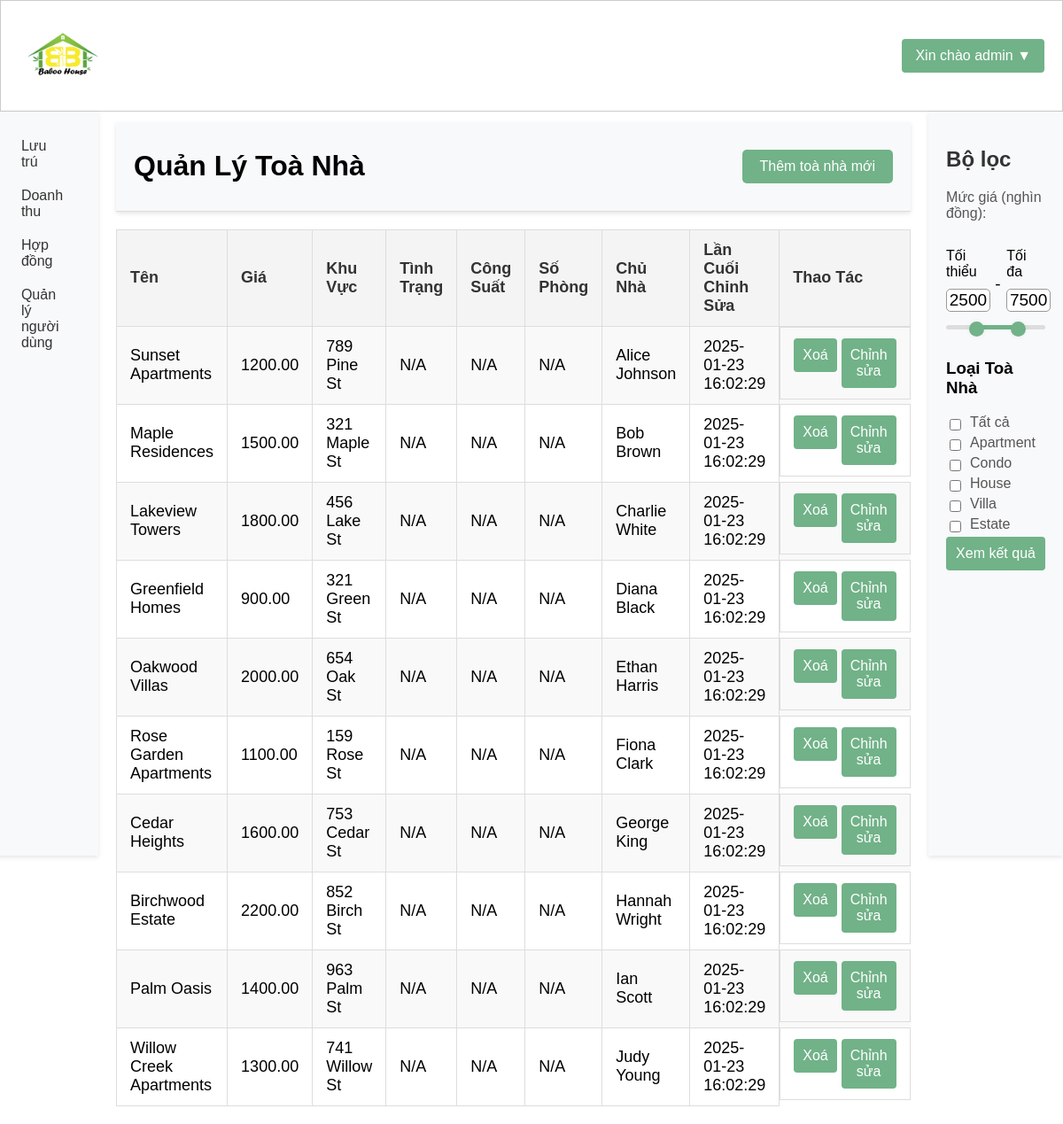
The page /templates/manage_buildings.php (signed in) on the database its author committed.
### tables this page shows
CREATE TABLE `buildings` (
  `building_id` int(11) NOT NULL,
  `user_id` int(11) DEFAULT NULL,
  `name` varchar(255) DEFAULT NULL,
  `address` varchar(255) DEFAULT NULL,
  `rental_price` decimal(10,2) DEFAULT NULL,
  `owner_name` varchar(255) DEFAULT NULL,
  `owner_phone` varchar(50) DEFAULT NULL,
  `building_type` varchar(50) DEFAULT NULL,
  `electricity_price` decimal(10,2) DEFAULT NULL,
  `water_price` decimal(10,2) DEFAULT NULL,
  `description` text DEFAULT NULL,
  `last_modified` datetime DEFAULT NULL,
  `photo_urls` text DEFAULT NULL
);

### admin/getallbuilding.php (called while the page is built, shortened)
<?php
require '../config/database.php';
function getAllBuildings($min_price = 0, $max_price = 5000, $selected_types = []) {
    global $conn;
    $sql = "SELECT * FROM buildings WHERE rental_price BETWEEN ? AND ?";
    $stmt = $conn->prepare($sql);
    $params = [$min_price, $max_price];
    $binding_types = str_repeat('i', 2);
    $stmt->bind_param($binding_types, ...$params);
    $stmt->execute();
    $result = $stmt->get_result();
    return $result;
}
function getDistinctBuildingTypes() {
    global $conn;
    $sql = "SELECT DISTINCT building_type FROM buildings";
    $result = $conn->query($sql);
    $types = [];
    while ($row = $result->fetch_assoc()) {
        $types[] = $row['building_type'];
    }
    return $types;
}
?>

### templates/manage_buildings.php (the view, shortened to what this page needs)
<?php
include '../admin/getallbuilding.php';
$min_price = isset($_GET['min_price']) ? (int)$_GET['min_price'] : 0;
$max_price = isset($_GET['max_price']) ? (int)$_GET['max_price'] : 10000;
$selected_types = isset($_GET['building_type']) ? $_GET['building_type'] : [];
$buildings = getAllBuildings($min_price, $max_price, $selected_types);
$building_types = getDistinctBuildingTypes();
?>
<!DOCTYPE html>
<html lang="en">
<head>
    <link href="../assets/css/filter.css" rel="stylesheet">
</head>
<body>
    <?php include '../includes/header.php'; ?>
    <div class="head-container">
        <?php include '../includes/filter.php'; ?>
        <div class="main-content">
            <div class="manage-head">
                <h1>Quản Lý Toà Nhà</h1>
                <button class="create" onclick="location.href='create_building.php'">Thêm toà nhà mới</button>
            </div>
            <table>
                <tr>
                    <th>Tên</th>
                    <th>Giá</th>
                    <th>Khu Vực</th>
                    <th>Tình Trạng</th>
                    <th>Công Suất</th>
                    <th>Số Phòng</th>
                    <th>Chủ Nhà</th>
                    <th>Lần Cuối Chỉnh Sửa</th>
                    <th>Thao Tác</th>
                </tr>
                <?php if ($buildings->num_rows > 0): ?>
                    <?php while ($building = $buildings->fetch_assoc()): ?>
                        <tr onclick="location.href='edit_rooms.php?building_id=<?php echo htmlspecialchars($building['building_id']); ?>'" style="cursor: pointer;">
                            <td><?php echo htmlspecialchars($building['name']); ?></td>
                            <td><?php echo htmlspecialchars($building['rental_price']); ?></td>
                            <td><?php echo htmlspecialchars($building['address']); ?></td>
                            <td>N/A</td>
                            <td>N/A</td>
                            <td>N/A</td>
                            <td><?php echo htmlspecialchars($building['owner_name']); ?></td>
                            <td><?php echo htmlspecialchars($building['last_modified']); ?></td>
                            <td class="crud-btn">
                                <form action="../admin/delete_building.php" method="post" onsubmit="return confirm('Are you sure you want to delete this building?');" style="display:inline;">
                                    <button class="delete" type="submit">Xoá</button>
                                </form>
                                <form action="../templates/edit_building.php" method="get" style="display:inline;">
                                    <button class="edit" type="submit">Chỉnh sửa</button>
                                </form>
                            </td>
                        </tr>
                    <?php endwhile; ?>
                <?php else: ?>
                    <tr>
                        <td colspan="10">Không tìm thấy toà nhà</td>
                    </tr>
                <?php endif; ?>
            </table>
        </div>
        <?php include '../includes/sidebar.php'; ?>
    </div>
</body>
</html>

### includes/header.php (shortened to what this page needs)
<!DOCTYPE html>
<head>
    <link rel="stylesheet" href="../assets/css/style.css">
</head>
<body>
<header class="header-container">
    <div class="logo-container">
        <a href="../templates/home.php"><img class="logo-img" src="../Upload/Img/logo.png" alt="Company Logo"></a>
    </div>
    <div class="user-dropdown">
    <?php if (isset($_SESSION['username'])): ?>
        <button aria-haspopup="true" aria-expanded="false" onclick="toggleDropdown()"> Xin chào
            <?php echo htmlspecialchars($_SESSION['username']); ?> <span>&#9660;</span>
        </button>
    <?php endif; ?>
    </div>
</header>
</body>

### includes/filter.php (shortened to what this page needs)
<div class="sidebar">
    <h2>Bộ lọc</h2>
    <label for="price-range">Mức giá (nghìn đồng):</label>
    <form class="filter-form" method="get" action="manage_buildings.php">
        <div class="price-input">
            <div class="field">
            <span>Tối thiểu</span>
            <input type="number" name="min_price" class="input-min" value="<?php echo htmlspecialchars($min_price); ?>">
            </div>
            <div class="separator">-</div>
            <div class="field">
            <span>Tối đa</span>
            <input type="number" name="max_price" class="input-max" value="<?php echo htmlspecialchars($max_price); ?>">
            </div>
        </div>
        <div class="slider-container">
            <div class="slider">
                <div class="progress"></div>
            </div>
        </div>
        <h3>Loại Toà Nhà</h3>
        <div class="checkbox-container">
            <input type="checkbox" name="building_type[]" value="All" id="All" onclick="toggleAll(this)">
            <label for="All">Tất cả</label>
        </div>
        <?php foreach ($building_types as $type): ?>
            <div class="checkbox-container">
                <input type="checkbox" name="building_type[]" value="<?php echo htmlspecialchars($type); ?>" id="<?php echo htmlspecialchars($type); ?>" class="building-type-checkbox" onclick="updateAllCheckbox()">
                <label for="<?php echo htmlspecialchars($type); ?>"><?php echo htmlspecialchars($type); ?></label>
            </div>
        <?php endforeach; ?>
        <button type="submit" id="filter-button">Xem kết quả</button>
    </form>
</div>

### includes/sidebar.php (shortened to what this page needs)
<div class="sidebar">
    <ul>
        <li class="accordion-item">
            <a href="javascript:void(0)" class="accordion-toggle">Lưu trú</a>
        </li>
        <li class="accordion-item">
            <a href="javascript:void(0)" class="accordion-toggle">Doanh thu</a>
        </li>
        <li><a href="#">Hợp đồng</a></li>
        <?php if (isset($_SESSION['role']) && $_SESSION['role'] == 'admin'): ?>
        <li><a href="../templates/manage_users.php">Quản lý người dùng</a></li>
        <?php endif; ?>
    </ul>
</div>

### assets/css/filter.css (style rules this page uses)
.price-input { width: 100%; display: flex; margin: 30px 0 35px; }
.price-input .field { width: 100%; height: 45px; align-items: center; }
.field input { width: 100%; outline: none; font-size: 19px; margin: 10px 0 10px 0; border-radius: 5px; text-align: center; border: 1px solid #999; -moz-appearance: textfield; }
.price-input .separator { width: 50px; display: flex; font-size: 19px; margin-top: 30px; margin-left: 5px; align-items: center; justify-content: center; }
.slider { height: 5px; position: relative; background: #ddd; border-radius: 5px; }
.slider .progress { height: 100%; left: 25%; right: 25%; position: absolute; border-radius: 5px; background: #71b288; }
.slider-container { margin: 0 0 30% 0; }
.checkbox-container { display: flex; align-items: center; }
.checkbox-container input[type="checkbox"] { margin-right: 10px; }

### assets/css/style.css (style rules this page uses)
* { user-select: none; -webkit-user-drag: none; }
body { width: 100%; height: 100%; margin: 0; font-family: Arial, sans-serif; }
input[type="checkbox"], input[type="range"], button { cursor: pointer; }
.sidebar { width: 10%; height: 100vh; background-color: #f8f9fa; box-shadow: 0 2px 5px rgba(0, 0, 0, 0.1); padding: 20px; }
.sidebar ul { list-style: none; padding: 0; margin: 0; }
.sidebar ul li a { display: block; padding: 10px 20px; color: #333; text-decoration: none; border-radius: 6px; }
.accordion-item .accordion-toggle { cursor: pointer; }
h2 { margin-bottom: 20px; color: #333333; }
label { display: block; margin-bottom: 5px; color: #555555; }
button[type="submit"] { width: 100%; padding: 10px; background-color: #71b288; border: none; border-radius: 4px; color: #ffffff; font-size: 16px; cursor: pointer; }
.header-container { display: flex; justify-content: space-between; align-items: center; padding: 10px 20px; background-color: #ffffff; border: 1px solid #cccccc; box-shadow: 0 4px 8px rgba(0, 0, 0, 0.1); color: #333333; }
.logo-container { display: flex; align-items: center; }
.logo-img { height: 100px; width: 100px; }
.user-dropdown { position: relative; }
.user-dropdown button { background-color: #71b288; border: none; color: #ffffff; padding: 10px 15px; border-radius: 4px; cursor: pointer; font-size: 16px; }
.head-container { column-gap: 20px; background-color: #ffffff; width: 100%; display: flex; flex-direction: row-reverse; }
.manage-head { width: auto; display: flex; flex-direction: row; justify-content: space-between; align-items: center; padding: 10px 20px; background-color: #f8f9fa; border-bottom: 1px solid #ddd; box-shadow: 0 2px 5px rgba(0, 0, 0, 0.1); }
.main-content { width: 90%; margin-top: 1%; }
table { width: 100%; border-collapse: collapse; margin: 20px 0; font-size: 18px; text-align: left; border-collapse: collapse; width: auto; table-layout: auto; }
table th, table td { padding: 12px 15px; border: 1px solid #ddd; }
table th { background-color: #f4f4f4; color: #333; }
table tr:nth-child(even) { background-color: #f9f9f9; }
.create, .delete, .edit { display: inline-block; padding: 10px 20px; font-size: 16px; color: #fff; background-color: #71b288; border: none; border-radius: 5px; cursor: pointer; }
table { border-collapse: collapse; margin: 20px 0; font-size: 18px; text-align: left; border-collapse: collapse; width: 100%; table-layout: auto; }
.crud-btn { display: inline-flex; gap: 5px; }

### rows shown on the page
buildings: name "Sunset Apartments", rental_price "1200.00", address "789 Pine St", owner_name "Alice Johnson", last_modified "2025-01-23 16:02:29"
buildings: name "Maple Residences", rental_price "1500.00", address "321 Maple St", owner_name "Bob Brown", last_modified "2025-01-23 16:02:29"
buildings: name "Lakeview Towers", rental_price "1800.00", address "456 Lake St", owner_name "Charlie White", last_modified "2025-01-23 16:02:29"
buildings: name "Greenfield Homes", rental_price "900.00", address "321 Green St", owner_name "Diana Black", last_modified "2025-01-23 16:02:29"
buildings: name "Oakwood Villas", rental_price "2000.00", address "654 Oak St", owner_name "Ethan Harris", last_modified "2025-01-23 16:02:29"
buildings: name "Rose Garden Apartments", rental_price "1100.00", address "159 Rose St", owner_name "Fiona Clark", last_modified "2025-01-23 16:02:29"
buildings: name "Cedar Heights", rental_price "1600.00", address "753 Cedar St", owner_name "George King", last_modified "2025-01-23 16:02:29"
buildings: name "Birchwood Estate", rental_price "2200.00", address "852 Birch St", owner_name "Hannah Wright", last_modified "2025-01-23 16:02:29"
buildings: name "Palm Oasis", rental_price "1400.00", address "963 Palm St", owner_name "Ian Scott", last_modified "2025-01-23 16:02:29"
buildings: name "Willow Creek Apartments", rental_price "1300.00", address "741 Willow St", owner_name "Judy Young", last_modified "2025-01-23 16:02:29"

### other values the page prints
$_SESSION['username'] "admin"
$type "Apartment"
$type "Condo"
$type "House"
$type "Villa"
$type "Estate"
